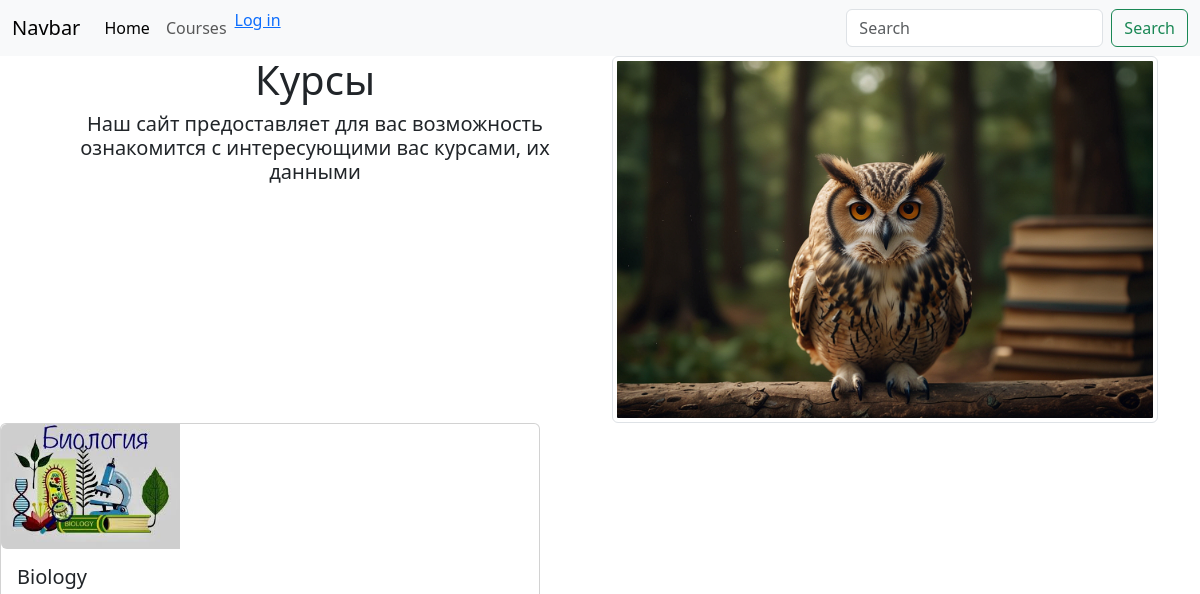
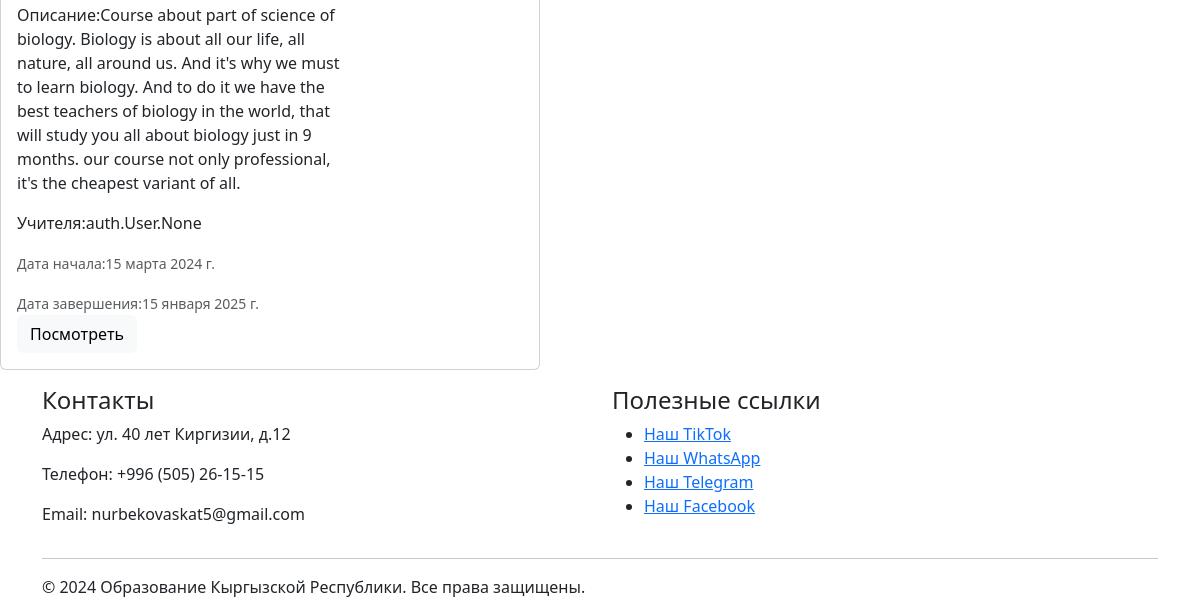
The app's page /, older data (2 pictures, top to bottom).
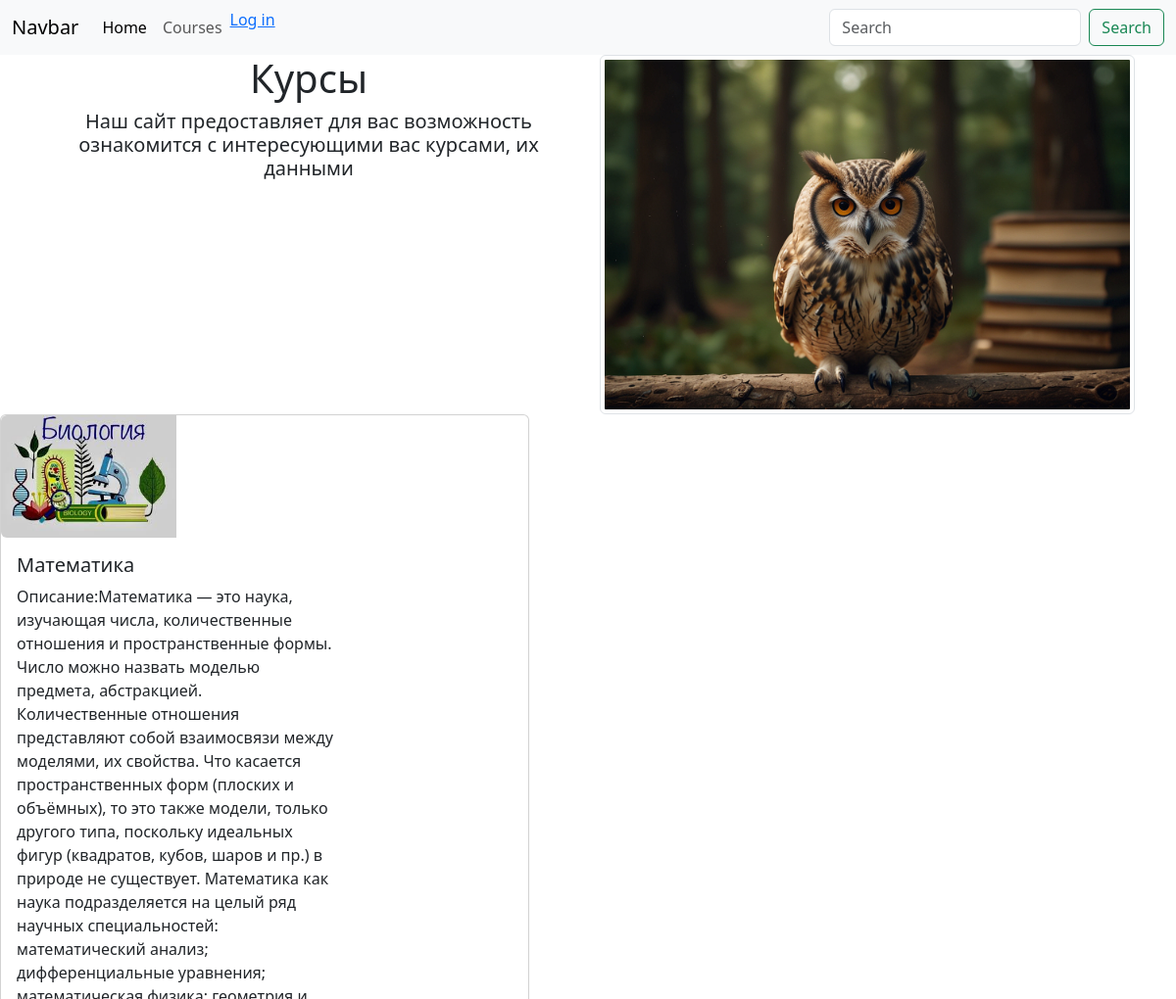
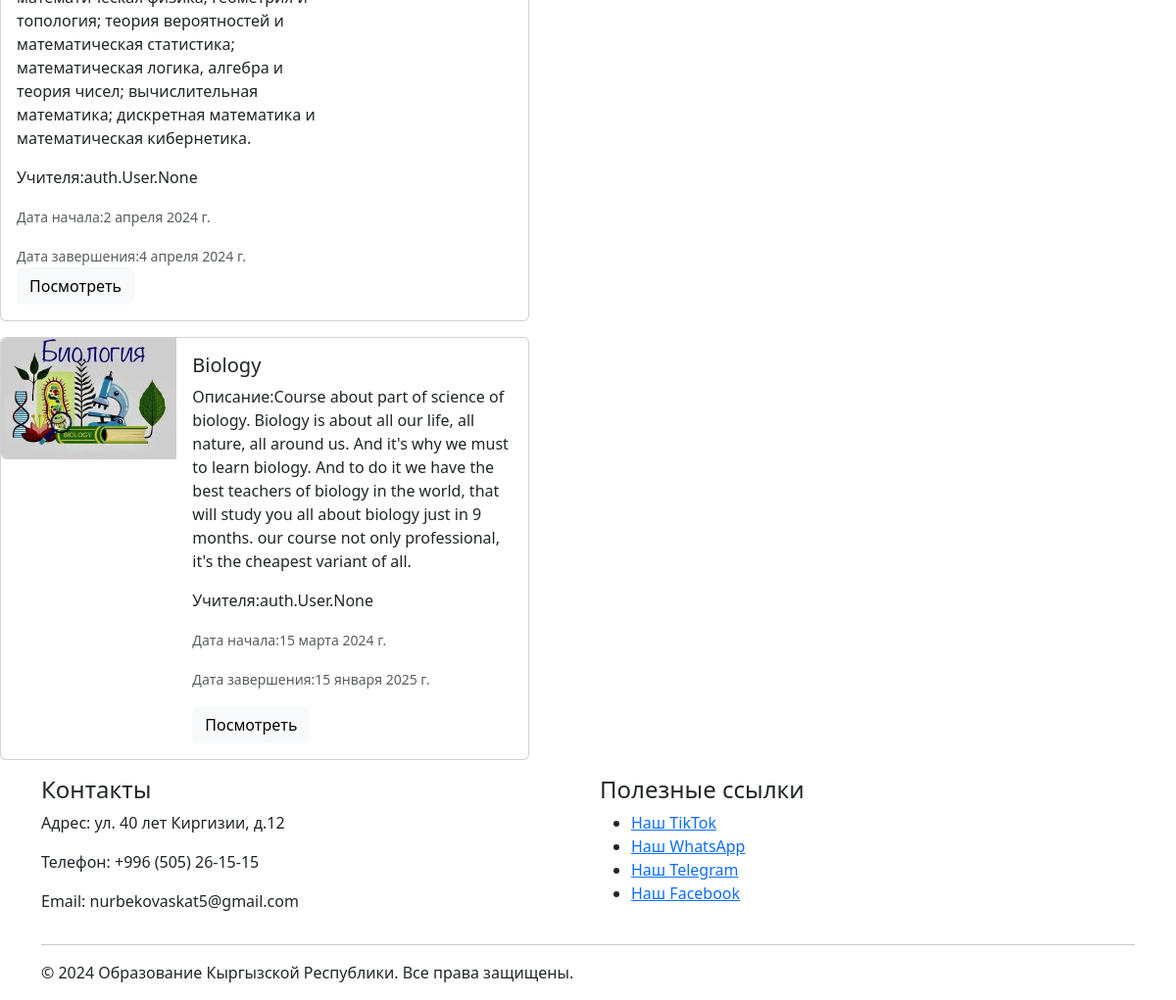
The same page, newer data (2 pictures, top to bottom).
### marsel/models.py (models this page shows, shortened)
class Course(models.Model):
    title = models.CharField('Название:', max_length=20)
    description = models.TextField('Описание:')
    date1 = models.DateField('Дата начала:')
    date2 = models.DateField("Дата окончания:")
    teachers = models.ManyToManyField(User, related_name='courses')
    lecture_title = models.CharField('Лекции', max_length=100)
    lecture_video = models.FileField(upload_to='media/lectures/', max_length=5*1024*1024)
    video_url = models.URLField('URL видео')

### marsel/views.py (the view)
# urls.py: path('', views.dashboard, name='dashboard'),
def dashboard(request):
    course = Course.objects.order_by('-date1')
    return render(request, 'main/header.html', {'course': course})

### template/main/header.html (shortened to what this page needs)
{% load static %}
<!DOCTYPE html>
<html lang="en">
<head>
    <link href="https://cdn.jsdelivr.net/npm/bootstrap@5.3.3/dist/css/bootstrap.min.css" rel="stylesheet">
</head>
<body>
    <header>
  <nav class="navbar navbar-expand-lg bg-body-tertiary">
  <div class="container-fluid">
    <a class="navbar-brand" href="#">Navbar</a>
    <div class="collapse navbar-collapse" id="navbarSupportedContent">
      <ul class="navbar-nav me-auto mb-2 mb-lg-0">
        <li class="nav-item">
          <a class="nav-link active" aria-current="page" href="#">Home</a>
        </li>
        <li class="nav-item">
          <a class="nav-link" href="#a">Courses</a>
        </li>
        <li class="nav-item">
          <a href="{% url 'login' %}">Log in</a>
        </li>
      </ul>
      <form class="d-flex" role="search">
        <input class="form-control me-2" type="search" placeholder="Search" aria-label="Search">
        <button class="btn btn-outline-success" type="submit">Search</button>
      </form>
    </div>
  </div>
</nav>
    </header>
    <div class="container text-center">
  <div class="row">
    <div class="col">
      <h1>Курсы</h1>
      <h5><p>Наш сайт предоставляет для вас возможность ознакомится с интересующими вас курсами, их данными </p></h5>
    </div>
    <div class="col">
      <img src="Default_preview_for_education_site_owl_animals_trees_nature_bo_1.jpg" class="img-thumbnail" alt="...">
    </div>
  </div>
</div>
    <a name="a">
    {% for i in course %}
        <div class="card mb-3" style="max-width: 540px;">
  <div class="row g-0">
    <div class="col-md-4">
      <img src="{% static 'images/imgee1.jpg' %}" class="img-fluid rounded-start" alt="...">
    </div>
    <div class="col-md-8">
      <div class="card-body">
        <h5 class="card-title"> {{ i.title }} </h5>
        <p class="card-text"> Описание:{{ i.description }} </p>
          <p class="card-text"> Учителя:{{ i.teachers }} </p>
        <p class="card-text"><small class="text-body-secondary">Дата начала:{{ i.date1 }}</small></p>
          <p class="card-text"><small class="text-body-secondary">Дата завершения:{{ i.date2 }}</small></p>
          <a><button type="button" class="btn btn-light">Посмотреть</button></a>
      </div>
    </div>
  </div>
</div>
    {% endfor %}
   </a>
    <footer>
    <div class="container">
        <div class="row">
            <div class="col-md-6">
                <h4>Контакты</h4>
                <p>Адрес: ул. 40 лет Киргизии, д.12</p>
                <p>Телефон: +996 (505) 26-15-15</p>
                <p>Email: nurbekovaskat5@gmail.com</p>
            </div>
            <div class="col-md-6">
                <h4>Полезные ссылки</h4>
                <ul>
                    <li><a href="https://www.tiktok.com/@terixxz?_t=8lFPGMBGPB7&_r=1">Наш ТikТоk</a></li>
                    <li><a href=" https://api.whatsapp.com/send?phone=996505261515">Наш WhatsApp</a></li>
                    <li><a href="https://t.me/@sylnt_wave">Наш Telegram</a></li>
                    <li><a href="https://www.facebook.com/profile.php?id=100012557538494&mibextid=ZbWKwL">Наш Facebook</a></li>
                </ul>
            </div>
        </div>
        <hr>
        <div class="row">
            <div class="col-md-12">
                <p>&copy; 2024 Образование Кыргызской Республики. Все права защищены.</p>
            </div>
        </div>
    </div>
</footer>
</body>
</html>

Row changes from the older to the newer data that the page shows:
added Course: title "Математика", description "Математика — это наука, изучающая числа, количественные отношения и пространственные формы. Число можно назвать моделью предмета, абстракцией. Количественные отношения представляют собой взаимосвязи между моделями, их свойства. Что касается пространственных форм (плоских и объёмных), то это также модели, только другого типа, поскольку идеальных фигур (квадратов, кубов, шаров и пр.) в природе не существует. Математика как наука подразделяется на целый ряд научных специальностей: математический анализ; дифференциальные уравнения; математическая физика; геометрия и топология; теория вероятностей и математическая статистика; математическая логика, алгебра и теория чисел; вычислительная…", teachers "auth.User.None", date1 "2 апреля 2024 г.", date2 "4 апреля 2024 г."
